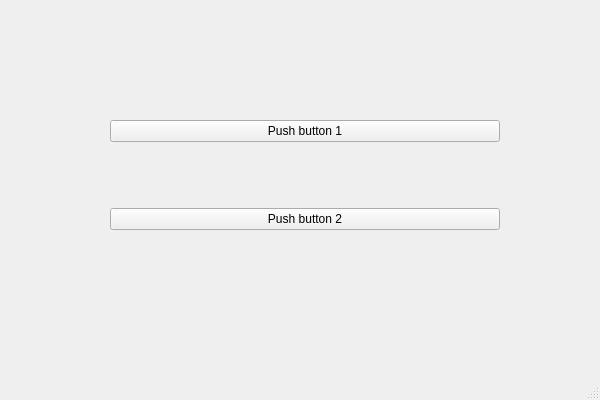
<?xml version="1.0" encoding="UTF-8"?>
<ui version="4.0">
 <class>main_window</class>
 <widget class="QMainWindow" name="main_window">
  <property name="geometry">
   <rect>
    <x>0</x>
    <y>0</y>
    <width>600</width>
    <height>400</height>
   </rect>
  </property>
  <property name="windowTitle">
   <string>Main Window</string>
  </property>
  <widget class="QWidget" name="central_widget">
   <widget class="QWidget" name="verticalLayoutWidget">
    <property name="geometry">
     <rect>
      <x>100</x>
      <y>60</y>
      <width>400</width>
      <height>231</height>
     </rect>
    </property>
    <layout class="QVBoxLayout" name="vertical_layout_1">
     <property name="sizeConstraint">
      <enum>QLayout::SetDefaultConstraint</enum>
     </property>
     <property name="leftMargin">
      <number>10</number>
     </property>
     <property name="topMargin">
      <number>0</number>
     </property>
     <item>
      <widget class="QPushButton" name="vl_push_button_1">
       <property name="text">
        <string>Push button 1</string>
       </property>
      </widget>
     </item>
     <item>
      <widget class="QPushButton" name="vl_push_button_2">
       <property name="text">
        <string>Push button 2</string>
       </property>
      </widget>
     </item>
    </layout>
   </widget>
  </widget>
  <widget class="QMenuBar" name="menu_bar">
   <property name="geometry">
    <rect>
     <x>0</x>
     <y>0</y>
     <width>600</width>
     <height>21</height>
    </rect>
   </property>
  </widget>
  <widget class="QStatusBar" name="status_bar"/>
 </widget>
 <resources/>
 <connections/>
</ui>
